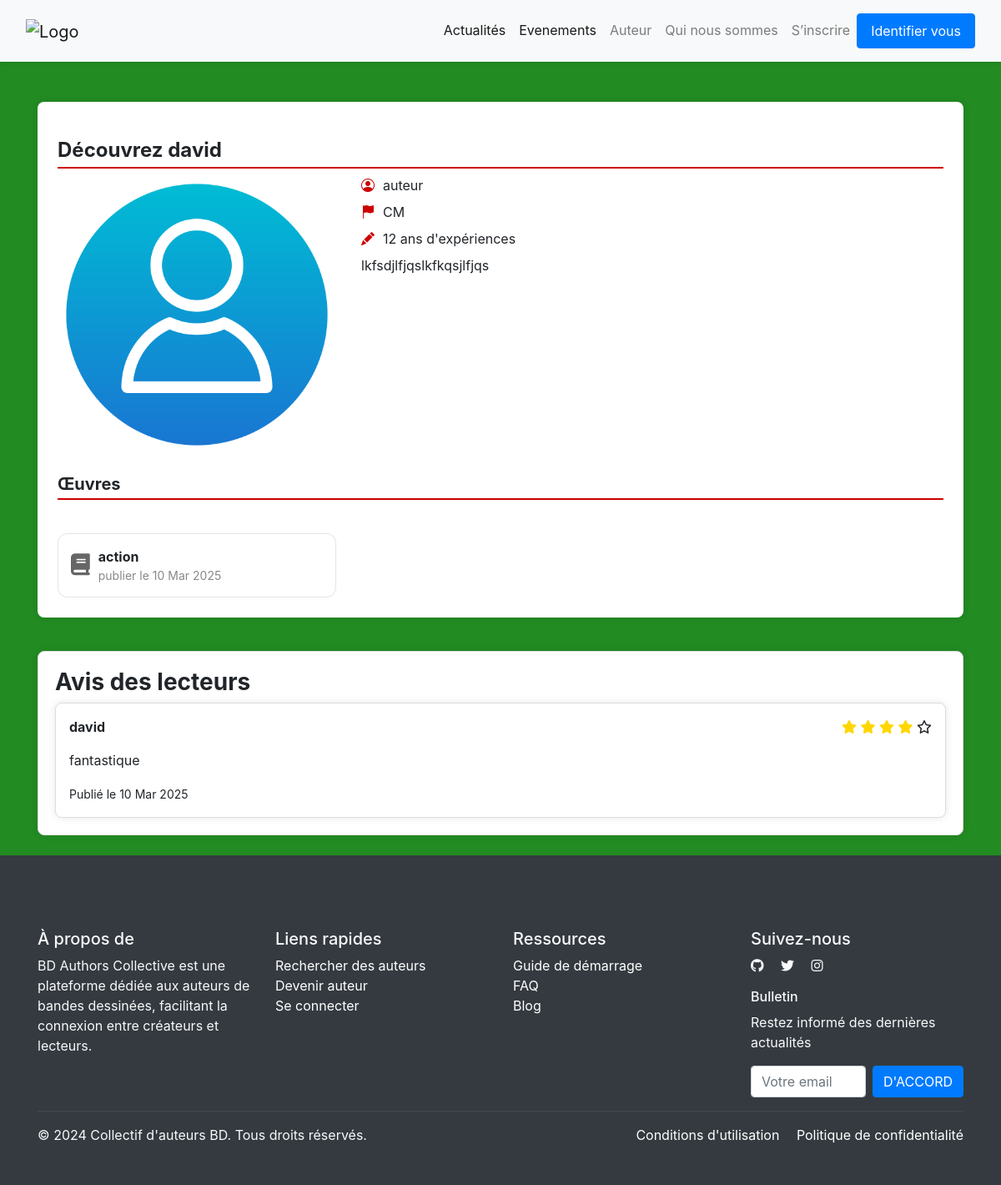
Before: /gestion_content/detail/9/ with the older database file.
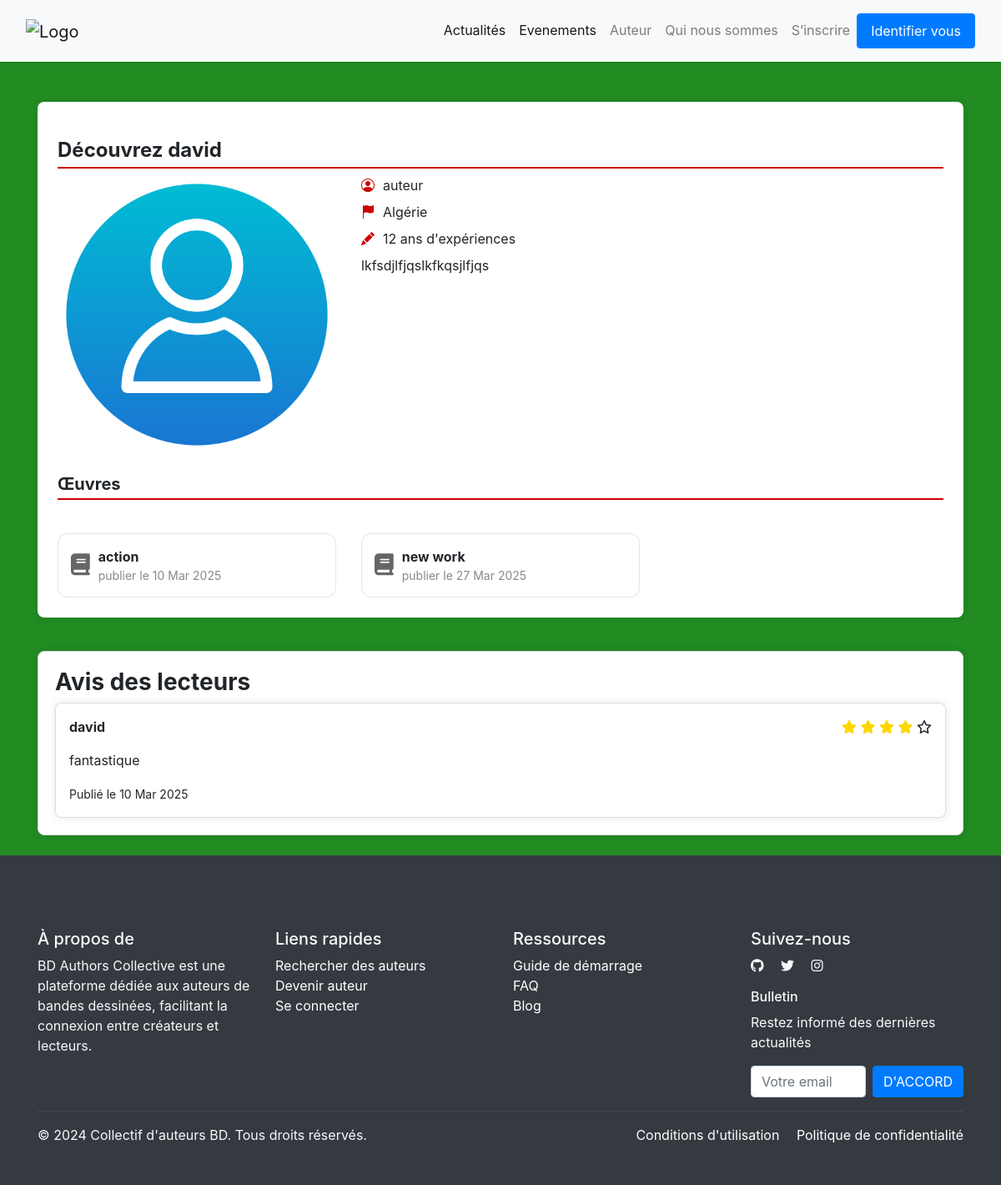
After: the same page with the newer database file.
### gestion_utilisateur/models.py (models this page shows, shortened)
class Utilisateur(AbstractUser):
    Role_choice = [
        ('auteur','auteur'),
        ('lecteur','lecteur')
    ]
    Annee_Experience = [
        ('0-2 ans','0-2 ans'),
        ('3-5 ans','3-5 ans'),
        ('5-10 ans','5-10 ans'),
        ('plus de 10 ans','plus de 10 ans')
    ]
    PAYS_AFRICAINS = [
    ("Algérie", "Algérie"), ("Angola", "Angola"), ("Bénin", "Bénin"), ("Botswana", "Botswana"),
    ("Burkina Faso", "Burkina Faso"), ("Burundi", "Burundi"), ("Cameroun", "Cameroun"),
    ("Cap-Vert", "Cap-Vert"), ("République Centrafricaine", "République Centrafricaine"),
    ("Tchad", "Tchad"), ("Comores", "Comores"), ("Congo-Brazzaville", "Congo-Brazzaville"),
    ("Congo-Kinshasa", "Congo-Kinshasa"), ("Djibouti", "Djibouti"), ("Égypte", "Égypte"),
    ("Guinée Équatoriale", "Guinée Équatoriale"), ("Érythrée", "Érythrée"), ("Eswatini", "Eswatini"),
    ("Éthiopie", "Éthiopie"), ("Gabon", "Gabon"), ("Gambie", "Gambie"), ("Ghana", "Ghana"),
    ("Guinée", "Guinée"), ("Guinée-Bissau", "Guinée-Bissau"), ("Côte d'Ivoire", "Côte d'Ivoire"),
    ("Kenya", "Kenya"), ("Lesotho", "Lesotho"), ("Libéria", "Libéria"), ("Libye", "Libye"),
    ("Madagascar", "Madagascar"), ("Malawi", "Malawi"), ("Mali", "Mali"), ("Mauritanie", "Mauritanie"),
    ("Maurice", "Maurice"), ("Maroc", "Maroc"), ("Mozambique", "Mozambique"), ("Namibie", "Namibie"),
    ("Niger", "Niger"), ("Nigéria", "Nigéria"), ("Rwanda", "Rwanda"), ("Sao Tomé-et-Principe", "Sao Tomé-et-Principe"),
    ("Sénégal", "Sénégal"), ("Seychelles", "Seychelles"), ("Sierra Leone", "Sierra Leone"),
    ("Somalie", "Somalie"), ("Afrique du Sud", "Afrique du Sud"), ("Soudan du Sud", "Soudan du Sud"),
    ("Soudan", "Soudan"), ("Tanzanie", "Tanzanie"), ("Togo", "Togo"), ("Tunisie", "Tunisie"),
    ("Ouganda", "Ouganda"), ("Zambie", "Zambie"), ("Zimbabwe", "Zimbabwe")
]
    role = models.CharField(max_length=120, choices=Role_choice,default='lecteur')
    annee_experience = models.CharField(max_length=120, choices=Annee_Experience,blank=True, null=True)
    bio = models.TextField()
    email = models.EmailField(unique=True)
    profil_picture = models.ImageField(upload_to='media/',blank=True,null=True)
    genres = models.ManyToManyField("gestion_content.Genre", related_name="auteurs", blank=True, null=True)
    token = models.CharField(max_length=120)
    pays = models.CharField(max_length=100, choices=PAYS_AFRICAINS, default="Cameroun",null=True)
    valid_auteur = models.BooleanField(default=False)
    USERNAME_FIELD = 'email'  #  l'email pour l'authentification
    REQUIRED_FIELDS = ['username']

### gestion_content/models.py (models this page shows, shortened)
class Work(models.Model):
    title = models.CharField(max_length=255)
    author = models.ForeignKey('gestion_utilisateur.Utilisateur', on_delete=models.CASCADE, related_name='works')
    publication_date = models.DateField(auto_now=True)
    cover_image = models.ImageField(upload_to='media/', blank=True, null=True)
    description = models.TextField()
    genres = models.ForeignKey('Genre',on_delete=models.CASCADE,blank=True,null=True,related_name='work')

class Notation(models.Model):
    user = models.ForeignKey('gestion_utilisateur.Utilisateur', on_delete=models.CASCADE, related_name='notation')  # ✅ Ici aussi
    work = models.ForeignKey(Work, on_delete=models.CASCADE, related_name='notation')
    rating = models.IntegerField(choices=[(i, i) for i in range(1, 6)])  # Note entre 1 et 5
    comment = models.TextField()
    created_at = models.DateTimeField(auto_now_add=True)
    def __str__(self):
        return f"{self.user.username} - {self.work.title} - {self.rating}"

### gestion_content/views.py (the view, shortened to what this page needs)
def detail_auteur(request, auteur_id):
    totatl_notif = 0
    nb_notif = 0
    user_authenticate = request.user.is_authenticated
    usere = request.user
    try:
     profil = Utilisateur.objects.get(id=usere.id)
    except Utilisateur.DoesNotExist:
     profil = None
    auteur = get_object_or_404(Utilisateur, id=auteur_id)
    oeuvres = Work.objects.filter(author=auteur).annotate(moyenne_note=Avg('notation__rating'))
    notations = Notation.objects.filter(work__in=oeuvres).select_related('user', 'work')
    print(notations)
    if notations:
        for each_notif in notations:
          totatl_notif = totatl_notif + each_notif.rating
    notation = Notation.objects.filter(work__in=oeuvres).count()
    print(notation)
    if notation !=0:
       nb_notif = totatl_notif/notation
    return render(request, 'gestion_content/detail.html', {
        'auteur': auteur,
        'oeuvres': oeuvres,
        'notations': notations,
        'nb_notif':nb_notif,
        'user_authenticate':user_authenticate,
        'profil':profil
    })

### gestion_content/templates/gestion_content/detail.html (shortened to what the changed rows need)
{% load static %}
<!DOCTYPE html>
<html lang="fr">
<head>
    <link rel="stylesheet" href="https://cdn.jsdelivr.net/npm/bootstrap@5.3.0/dist/css/bootstrap.min.css">
    <link rel="stylesheet" href="https://cdn.jsdelivr.net/npm/bootstrap-icons/font/bootstrap-icons.css">
    <link rel="stylesheet" href="https://cdnjs.cloudflare.com/ajax/libs/font-awesome/6.5.1/css/all.min.css">
    <link rel="stylesheet" href="{% static 'gestion_content/css/bootstrap.min.css'%}">
</head>
<body>
    <div class="container mt-5">
      <div class="section-green">
        <div class="profile-card mx-auto p-4">
            <h4 class="fw-bold section-title">Découvrez {{auteur.username}}</h4>
            <div class="row">
                <div class="col-md-4 text-center">
                    {% if auteur.profil_picture %}
                    <img src="{{auteur.profil_picture.url}}" class="d-block w-100" alt="Nature">
                    {% else %}
                    <img src="{% static "gestion_content/images/prof.png" %}" class="d-block w-100" alt="Nature">
                    {% endif %}
                </div>
                <div class="col-md-8">
                    <div class="mb-2 icon-text">
                        <i class="bi bi-person-circle"></i> <span>{{auteur.role}}</span>
                    </div>
                    <div class="mb-2 icon-text">
                        <i class="bi bi-flag-fill"></i> <span>{{auteur.pays}}</span>
                    </div>
                    <div class="mb-2 icon-text">
                        <i class="bi bi-pencil-fill"></i> <span>12 ans d'expériences</span>
                    </div>
                    <p>
                       {{auteur.bio}}
                    </p>
                </div>
            </div>
            <h5 class="fw-bold section-title mt-4">Œuvres</h5>
            <div class="row g-4 mt-3">
                {% for oeuvre in oeuvres %}
                    <div class="col-lg-4 col-md-6">
                        <div class="bibliographie-card">
                            <i class="fas fa-book"></i>
                            <div>
                                <div class="title">{{ oeuvre.title }}</div>
                                <div class="year">publier le {{ oeuvre.publication_date|date:"d M Y" }}</div>
                            </div>
                        </div>
                    </div>
                {% empty %}
                    <p>Aucune œuvre trouvée.</p>
                {% endfor %}
            </div>
        </div>
    </div>
        <div class="container mb-4 avis">
            <div class="review p-3 avis">
                <div class="">
                {% for notation in notations %}
                <div class="stars">
                    <div class="d-flex justify-content-between">
                    <strong>{{ notation.user.username }}</strong>
                    <p>
                        {% for i in "12345"|make_list %}
                            {% if forloop.counter <= notation.rating %}
                                <i class="fas fa-star" style="color:#FFD700;"></i>
                            {% else %}
                                <i class="far fa-star"></i>
                            {% endif %}
                        {% endfor %}
                    </p>
                </div>
                    <p>{{ notation.comment }}</p>
                    <small>Publié le {{ notation.created_at|date:"d M Y" }}</small>
                </div>
            {% empty %}
                <p>Aucun avis pour le moment.</p>
            {% endfor %}
        </div>
                </div>
            </div>
        </div>
</body>
</html>

Changed rows visible on the page:
changed Utilisateur "david": pays "CM" → "Algérie"
added Work: title "new work", publication_date "27 Mar 2025"
